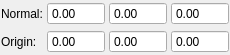
<?xml version="1.0" encoding="UTF-8"?>
<ui version="4.0">
 <class>VtkPlaneWidget</class>
 <widget class="QWidget" name="VtkPlaneWidget">
  <property name="geometry">
   <rect>
    <x>0</x>
    <y>0</y>
    <width>230</width>
    <height>55</height>
   </rect>
  </property>
  <property name="minimumSize">
   <size>
    <width>230</width>
    <height>55</height>
   </size>
  </property>
  <property name="windowTitle">
   <string>Plane Widget</string>
  </property>
  <layout class="QGridLayout" name="gridLayout">
   <property name="leftMargin">
    <number>1</number>
   </property>
   <property name="topMargin">
    <number>1</number>
   </property>
   <property name="rightMargin">
    <number>1</number>
   </property>
   <property name="bottomMargin">
    <number>1</number>
   </property>
   <property name="spacing">
    <number>4</number>
   </property>
   <item row="0" column="0">
    <widget class="QLabel" name="normalLabel">
     <property name="text">
      <string>Normal:</string>
     </property>
    </widget>
   </item>
   <item row="0" column="1">
    <widget class="QDoubleSpinBox" name="normalXSpinBox">
     <property name="buttonSymbols">
      <enum>QAbstractSpinBox::NoButtons</enum>
     </property>
     <property name="minimum">
      <double>-999.000000000000000</double>
     </property>
     <property name="maximum">
      <double>999.000000000000000</double>
     </property>
    </widget>
   </item>
   <item row="0" column="2">
    <widget class="QDoubleSpinBox" name="normalYSpinBox">
     <property name="buttonSymbols">
      <enum>QAbstractSpinBox::NoButtons</enum>
     </property>
     <property name="minimum">
      <double>-999.000000000000000</double>
     </property>
     <property name="maximum">
      <double>999.000000000000000</double>
     </property>
    </widget>
   </item>
   <item row="0" column="3">
    <widget class="QDoubleSpinBox" name="normalZSpinBox">
     <property name="buttonSymbols">
      <enum>QAbstractSpinBox::NoButtons</enum>
     </property>
     <property name="minimum">
      <double>-999.000000000000000</double>
     </property>
     <property name="maximum">
      <double>999.000000000000000</double>
     </property>
    </widget>
   </item>
   <item row="1" column="0">
    <widget class="QLabel" name="originLabel">
     <property name="text">
      <string>Origin:</string>
     </property>
    </widget>
   </item>
   <item row="1" column="1">
    <widget class="QDoubleSpinBox" name="originXSpinBox">
     <property name="buttonSymbols">
      <enum>QAbstractSpinBox::NoButtons</enum>
     </property>
     <property name="minimum">
      <double>-10000000000000000.000000000000000</double>
     </property>
     <property name="maximum">
      <double>10000000000000000.000000000000000</double>
     </property>
    </widget>
   </item>
   <item row="1" column="2">
    <widget class="QDoubleSpinBox" name="originYSpinBox">
     <property name="buttonSymbols">
      <enum>QAbstractSpinBox::NoButtons</enum>
     </property>
     <property name="minimum">
      <double>-1000000000000000000.000000000000000</double>
     </property>
     <property name="maximum">
      <double>1000000000000000000.000000000000000</double>
     </property>
    </widget>
   </item>
   <item row="1" column="3">
    <widget class="QDoubleSpinBox" name="originZSpinBox">
     <property name="buttonSymbols">
      <enum>QAbstractSpinBox::NoButtons</enum>
     </property>
     <property name="minimum">
      <double>-10000000000000000.000000000000000</double>
     </property>
     <property name="maximum">
      <double>10000000000000000.000000000000000</double>
     </property>
    </widget>
   </item>
  </layout>
 </widget>
 <resources/>
 <connections/>
</ui>
